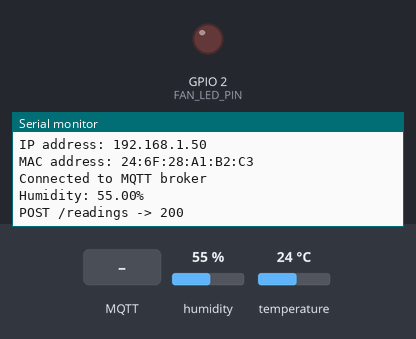
A program run on a simulated ESP32. On the bench: output pins drawn as LEDs (lit = HIGH), the last lines printed to the serial monitor. The inputs (shaded band) are chosen by the test bench; at power-on: humidity 55 %, temperature 24 °C. WiFi joins after 1.5 s; servers stay silent unless stated; uploads are accepted with an empty reply; no MQTT or app messages arrive unless stated.

Above: at 2.9 s.
3.0 s: MQTT message "on" arrives on the first subscribed topic
At 3.7 s:
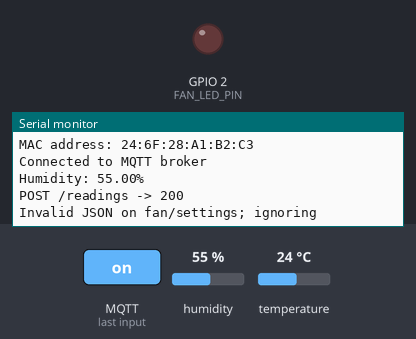
4.5 s: MQTT message "1" arrives on the first subscribed topic
At 6.0 s:
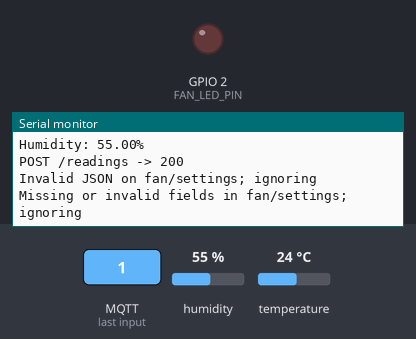

The program:

main.cpp
```cpp
#include <Arduino.h>
#include <Arduino.h>
#include <ArduinoJson.h>
#include <DHT.h>
#include <HTTPClient.h>
#include <PubSubClient.h>
#include <WiFi.h>

#if __has_include("secrets.h")
#include "secrets.h"
#endif

#ifndef WIFI_SSID
#define WIFI_SSID "Wokwi-GUEST"
#endif
#ifndef WIFI_PASSWORD
#define WIFI_PASSWORD ""
#endif
#ifndef WIFI_CHANNEL
#define WIFI_CHANNEL 6
#endif
#ifndef DEVICE_KEY
#define DEVICE_KEY ""
#endif
#ifndef API_URL
#define API_URL "http://135.232.203.144"
#endif
#ifndef MQTT_NAME
#define MQTT_NAME "yourname"
#endif

// Standard Wokwi ESP32 pins (verify against your diagram.json if different)
const int DHT_PIN = 15;
const int FAN_LED_PIN = 2;

const char* MQTT_BROKER = "135.232.203.144";
const int MQTT_PORT = 1883;
const unsigned long WIFI_TIMEOUT_MS = 15000;
const unsigned long READING_INTERVAL_MS = 10000;

DHT dht(DHT_PIN, DHT22);
WiFiClient wifiClient;
PubSubClient mqtt(wifiClient);

String settingsTopic = String("ecse3038/") + MQTT_NAME + "/fan/settings";
String stateTopic    = String("ecse3038/") + MQTT_NAME + "/fan/state";
String statusTopic   = String("ecse3038/") + MQTT_NAME + "/status";

// B4: Until the first settings arrive, the fan is off
bool hasSettings = false;
String fanMode = "off";
float maxHumidity = 100.0;
float currentHumidity = NAN;
bool fanIsOn = false;
bool statePublishedOnce = false;
bool stateNeedsPublish = false;

unsigned long lastReadingMs = 0;
unsigned long lastMqttAttemptMs = 0;

// B4 & B5: Evaluate fan state and publish on/off retained only when it changes
void updateFan() {
  bool desiredOn = false;

  if (!hasSettings) {
    desiredOn = false;
  } else if (fanMode == "on") {
    desiredOn = true;
  } else if (fanMode == "off") {
    desiredOn = false;
  } else if (fanMode == "auto") {
    if (!isnan(currentHumidity) && currentHumidity > maxHumidity) {
      desiredOn = true;
    } else {
      desiredOn = false;
    }
  }

  digitalWrite(FAN_LED_PIN, desiredOn ? HIGH : LOW);

  if (!statePublishedOnce || desiredOn != fanIsOn) {
    fanIsOn = desiredOn;
    statePublishedOnce = true;
    stateNeedsPublish = true;
  }

  if (mqtt.connected() && stateNeedsPublish &&
      mqtt.publish(stateTopic.c_str(), fanIsOn ? "on" : "off", true)) {
    stateNeedsPublish = false;
  }
}

// B3: Receive settings JSON, validate fields, and apply immediately
void onMqttMessage(char* topic, byte* payload, unsigned int length) {
  if (String(topic) != settingsTopic) return;

  JsonDocument doc;
  DeserializationError err = deserializeJson(doc, payload, length);
  if (err) {
    Serial.println("Invalid JSON on fan/settings; ignoring");
    return;
  }

  // Must contain both "mode" (string) and "max_humidity" (number)
  if (!doc["mode"].is<const char*>() || !doc["max_humidity"].is<float>()) {
    Serial.println("Missing or invalid fields in fan/settings; ignoring");
    return;
  }

  String newMode = doc["mode"].as<String>();
  float newMax = doc["max_humidity"].as<float>();

  if (newMode != "auto" && newMode != "on" && newMode != "off") {
    Serial.println("Invalid mode in fan/settings; ignoring");
    return;
  }

  if (newMax < 0.0 || newMax > 100.0) {
    Serial.println("Invalid max_humidity in fan/settings; ignoring");
    return;
  }

  fanMode = newMode;
  maxHumidity = newMax;
  hasSettings = true;

  Serial.print("Updated settings -> mode: ");
  Serial.print(fanMode);
  Serial.print(", max_humidity: ");
  Serial.println(maxHumidity);

  // React immediately when new settings arrive
  updateFan();
}

bool connectWiFi() {
  if (WiFi.status() == WL_CONNECTED) return true;

  Serial.print("Connecting to ");
  Serial.print(WIFI_SSID);
  WiFi.mode(WIFI_STA);
  WiFi.begin(WIFI_SSID, WIFI_PASSWORD, WIFI_CHANNEL);

  unsigned long start = millis();
  while (WiFi.status() != WL_CONNECTED) {
    if (millis() - start > WIFI_TIMEOUT_MS) {
      Serial.println(" failed");
      return false;
    }
    delay(250);
    Serial.print(".");
  }

  Serial.println(" connected");
  Serial.print("IP address: ");
  Serial.println(WiFi.localIP());
  Serial.print("MAC address: ");
  Serial.println(WiFi.macAddress());
  return true;
}

// B2: Connect to broker with Last Will (offline, retained) & publish online (retained)
void connectMqtt() {
  if (WiFi.status() != WL_CONNECTED || mqtt.connected()) return;

  String clientId = String("esp32-fan-") + WiFi.macAddress();
  mqtt.setKeepAlive(15);

  if (mqtt.connect(clientId.c_str(), statusTopic.c_str(), 1, true, "offline")) {
    Serial.println("Connected to MQTT broker");
    mqtt.publish(statusTopic.c_str(), "online", true);
    mqtt.subscribe(settingsTopic.c_str(), 1);
    updateFan();
  } else {
    Serial.print("MQTT connect failed, rc=");
    Serial.println(mqtt.state());
  }
}

// B1: Read DHT22 humidity and POST to /readings with X-API-Key
void readAndPostHumidity() {
  float h = dht.readHumidity();
  if (isnan(h)) {
    Serial.println("Failed to read from DHT22 sensor");
    return;
  }

  currentHumidity = h;
  Serial.print("Humidity: ");
  Serial.print(currentHumidity);
  Serial.println("%");

  // Re-evaluate fan in case mode is "auto"
  updateFan();

  if (WiFi.status() != WL_CONNECTED) return;

  JsonDocument doc;
  doc["mac"] = WiFi.macAddress();
  doc["humidity"] = currentHumidity;

  String body;
  serializeJson(doc, body);

  HTTPClient http;
  http.begin(String(API_URL) + "/readings");
  http.addHeader("Content-Type", "application/json");
  http.addHeader("X-API-Key", DEVICE_KEY);

  int status = http.POST(body);
  Serial.print("POST /readings -> ");
  Serial.println(status);
  if (status > 0) {
    Serial.println(http.getString());
  }
  http.end();
}

void setup() {
  Serial.begin(115200);
  pinMode(FAN_LED_PIN, OUTPUT);
  digitalWrite(FAN_LED_PIN, LOW);

  dht.begin();
  mqtt.setServer(MQTT_BROKER, MQTT_PORT);
  mqtt.setCallback(onMqttMessage);

  if (connectWiFi()) {
    connectMqtt();
    readAndPostHumidity();
    lastReadingMs = millis();
  }
}

void loop() {
  if (WiFi.status() != WL_CONNECTED) {
    connectWiFi();
  }

  if (!mqtt.connected()) {
    if (lastMqttAttemptMs == 0 || millis() - lastMqttAttemptMs >= 5000) {
      lastMqttAttemptMs = millis();
      connectMqtt();
    }
  } else {
    mqtt.loop();
  }

  if (millis() - lastReadingMs >= READING_INTERVAL_MS) {
    lastReadingMs = millis();
    readAndPostHumidity();
  }
}
```

Measured:
- after the input at 3.0 s, the serial monitor: prints a new line at once (image 1)
- after the input at 4.5 s, the serial monitor: prints a new line at once (image 2)
